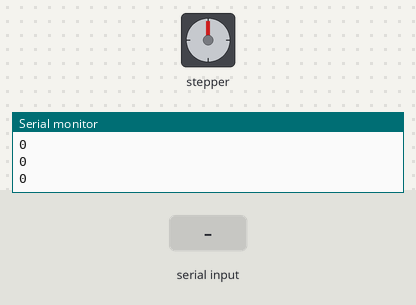
Simulated run of this sketch. Board: Arduino Uno, built with avr-gcc and run on an emulated ATmega328P. Parts: stepper motor, the last lines printed to the serial monitor. The test bench sets the inputs (shaded band). Stepper angles assume 2048 steps per turn.

Above: at 1.2 s.
1.3 s: "1" received over Serial
2.8 s: "0" received over Serial
At 2.95 s:
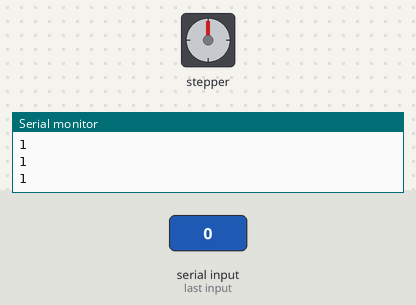
At 3.56 s:
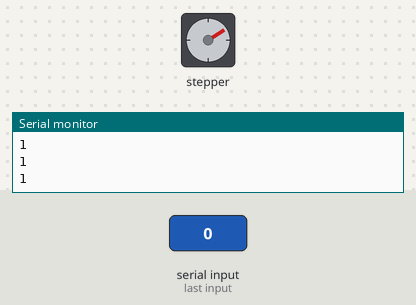
Timing chart, 0 to 20.8 s (numbered marks = the images above; inputs shaded):
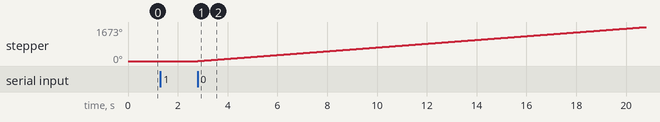

The sketch:

dong_co_buoc.ino
```cpp
// Công thức tính số bước thật của động cơ
//Số bước thật = Số bước lý thuyết * tỉ lệ bánh răng(=64)

#include <Stepper.h>

unsigned int  tyle= 64; // tỷ lệ bánh răng

const int  b = tyle * 64; // số bước thực tế

Stepper myStepper(tyle, 8, 10, 9, 11);

char button;

void setup() {
  // Stepper library sets pins as output

  myStepper.setSpeed(500); // Thiết đặt tốc độ của động cơ
  Serial.begin(9600);

}

void loop() {

  // quay ngược
  //Serial.println("clockwise");
  //myStepper.step(b);
  //delay(500);

  // quay xuôi
  /*Serial.println("counterclockwise");
    myStepper.step(-b);
    delay(500);*/

  if (Serial.available() > 1)
    button = Serial.read();
  Serial.println(Serial.available());
  if (button == '1')
  {
    myStepper.step(b);
  }

}
```

Measured:
- after the input at 2.8 s, stepper: keeps turning clockwise at about 93°/s, starting at once
